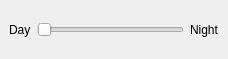
<?xml version="1.0" encoding="UTF-8"?>
<ui version="4.0">
 <class>CDayNightDialog</class>
 <widget class="QDockWidget" name="CDayNightDialog">
  <property name="geometry">
   <rect>
    <x>0</x>
    <y>0</y>
    <width>228</width>
    <height>59</height>
   </rect>
  </property>
  <property name="windowTitle">
   <string>Day/Night</string>
  </property>
  <widget class="QWidget" name="dockWidgetContents">
   <layout class="QHBoxLayout" name="horizontalLayout">
    <item>
     <widget class="QLabel" name="label">
      <property name="text">
       <string>Day</string>
      </property>
     </widget>
    </item>
    <item>
     <widget class="QSlider" name="horizontalSlider">
      <property name="maximum">
       <number>100</number>
      </property>
      <property name="orientation">
       <enum>Qt::Horizontal</enum>
      </property>
     </widget>
    </item>
    <item>
     <widget class="QLabel" name="label_2">
      <property name="text">
       <string>Night</string>
      </property>
     </widget>
    </item>
   </layout>
  </widget>
 </widget>
 <resources/>
 <connections/>
</ui>
